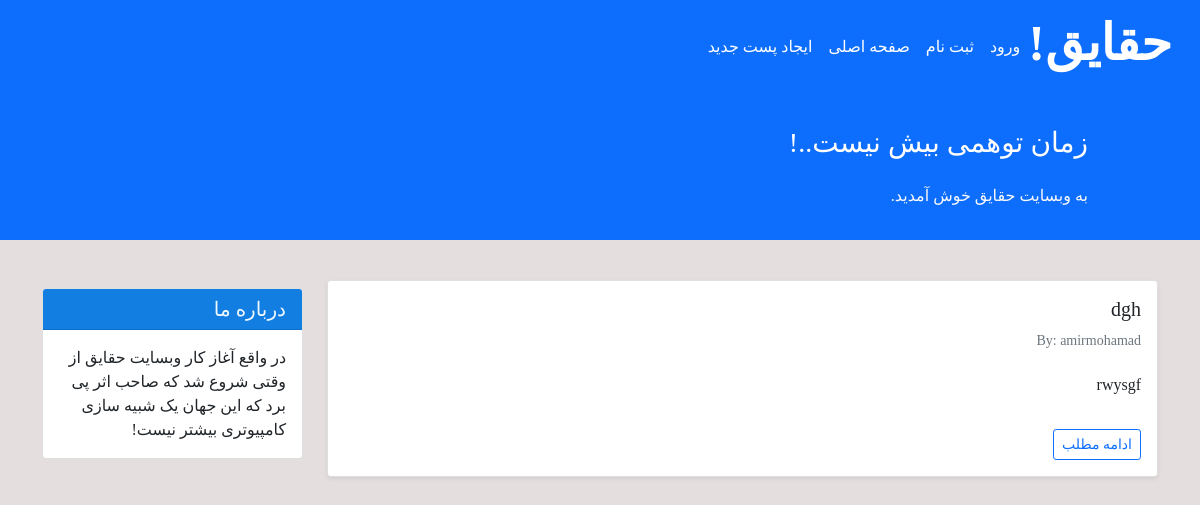
The app's page /, older data.
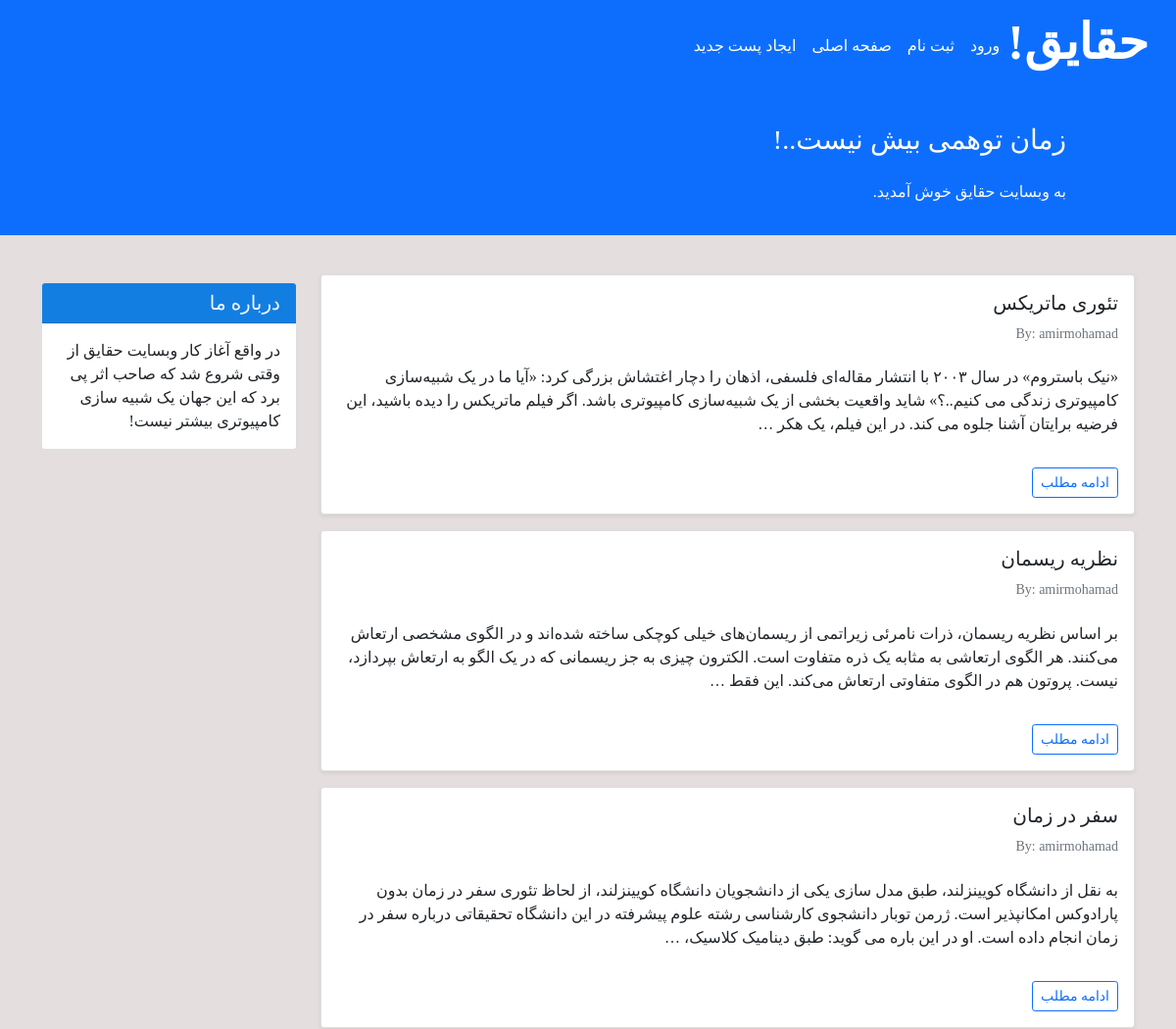
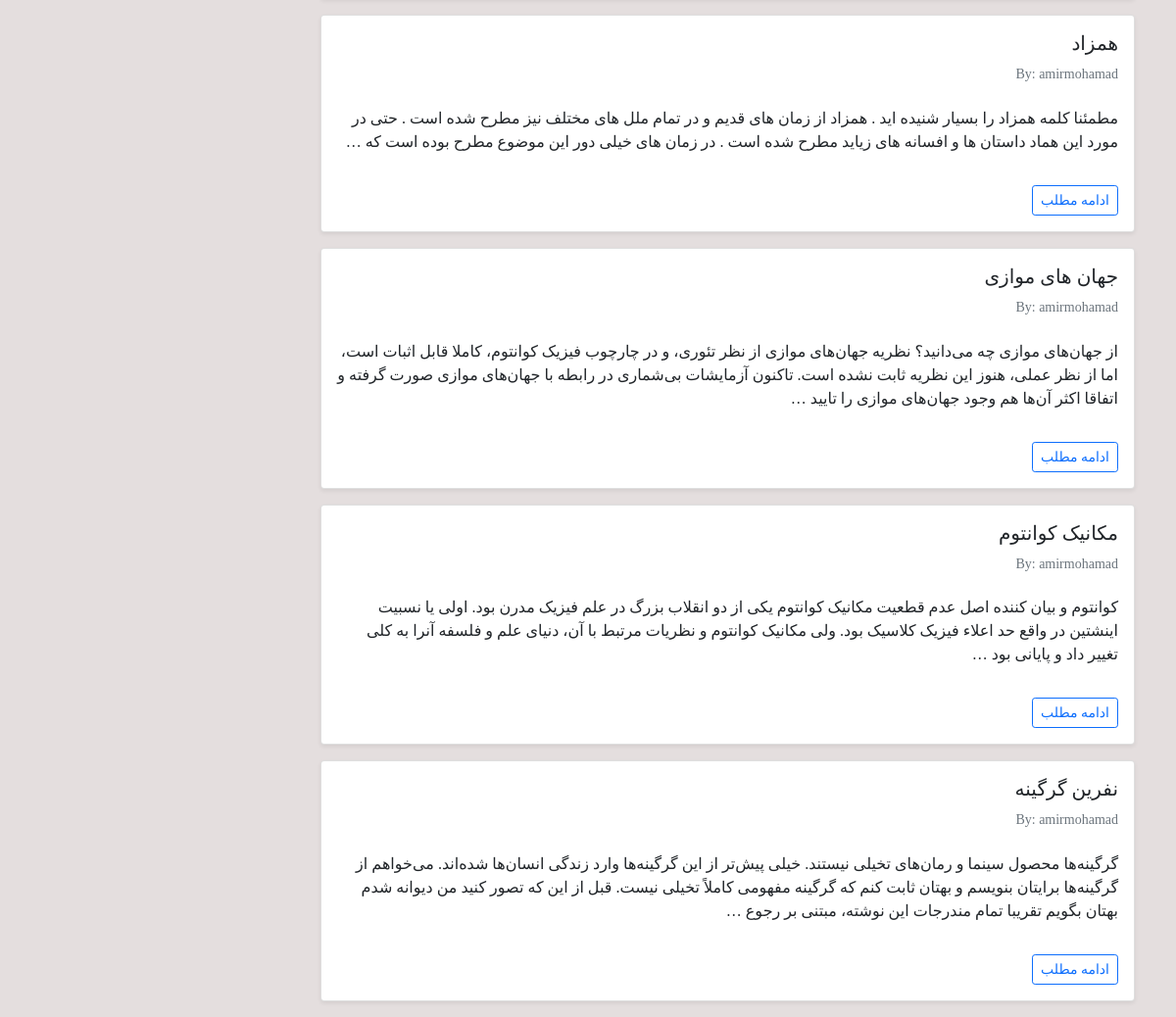
The same page, newer data (2 pictures, top to bottom).
### theory/models.py (models this page shows, shortened)
class Post(models.Model):
    STATUS_CHOICES=(
        ('pub', 'Published'),
        ('drf', 'Draft'),
    )
    title=models.CharField(max_length=100)
    text=models.TextField()
    author=models.ForeignKey('auth.User', on_delete=models.CASCADE)
    datetime_created=models.DateTimeField(auto_now_add=True)
    datetime_modified=models.DateTimeField(auto_now=True)
    status=models.CharField(choices=STATUS_CHOICES, max_length=3)

### theory/views.py (the view)
# urls.py: path('',views.PostListView.as_view(), name='post_list'),
class PostListView(generic.ListView):
    template_name = 'theory/post_list.html'
    context_object_name = 'post_list'
    def get_queryset(self):
        return Post.objects.filter(status='pub').order_by('-datetime_modified')

### theory/templates/theory/post_list.html (shortened to what this page needs)
{% extends '_base.html' %}
{% block content %}
    <div class="container mt-4">
        <div class="row">
            <div class="col-9">
                {% for post in post_list %}
                    <div class="card shadow-sm my-3">
                        <div class="card-body">
                            <h5 class="card-title">{{ post.title }}</h5>
                            <h6 class="card-subtitle md-2 text-muted small py-2">By: {{ post.author }}</h6>
                            <p class="card-text py-3">
                                {{ post.text|truncatewords:50 }}
                            </p>
                            <a href="{% url 'post_detail' post.id %}" class="btn btn-sm btn-outline-primary">ادامه مطلب</a>
                        </div>
                    </div>
                {% endfor %}
            </div>
            <div class="col-3">
                <div class="card my-4">
                    <h5 class="card-header" style="background-color: rgb(19, 126, 226); color: rgb(240, 248, 255);">درباره ما</h5>
                    <div class="card-body">
                        <p class="card-text">در واقع آغاز کار وبسایت حقایق از وقتی شروع شد که صاحب اثر پی برد که این جهان یک شبیه سازی کامپیوتری بیشتر نیست!</p>
                    </div>
                </div>
            </div>
        </div>
    </div>
{% endblock content %}

### templates/_base.html (shortened to what this page needs)
<!doctype html>
<html dir="rtl">
<head>
    <link href="https://cdn.jsdelivr.net/npm/bootstrap@5.1.3/dist/css/bootstrap.min.css" rel="stylesheet"
>
</head>
<body style="background-color: rgb(228, 222, 222);">
<nav class="navbar navbar-expand-lg navbar-dark bg-primary">
    <div class="container-fluid">
        <a class="navbar-brand" href="/"><h1><b style="font-size: 50px;">حقایق!</b></h1></a>
        <div class="collapse navbar-collapse" id="navbarNavAltMarkup">
            <div class="navbar-nav">
                <a class="nav-link active" aria-current="page" href="#">ورود</a>
                <a class="nav-link active" aria-current="page" href="#">ثبت نام</a>
                <a class="nav-link active" aria-current="page" href="/">صفحه اصلی</a>
                <a class="nav-link active" aria-current="page" href="{% url 'post_create' %}">ایجاد پست جدید</a>
            </div>
        </div>
    </div>
</nav>
<div class="container-fluid bg-primary">
    <div class="row py-3">
        <div class="col-md-8 col-md-10 mx-auto" style="color: rgb(12, 12, 12);">
            <h3 class="my-4 mt-3 text-white">زمان توهمی بیش نیست..!</h3>
            <p class="text-light">به وبسایت حقایق خوش آمدید.</p>
        </div>
    </div>
</div>
{% block content %}
{% endblock %}
</body>
</html>

### templates/_base.html (style rules this page uses)
body { font-family: 'Irancell' !important; }

Row changes from the older to the newer data that the page shows:
removed Post: title "dgh", author "amirmohamad", text "rwysgf"
added Post: title "تئوری ماتریکس", author "amirmohamad", text "«نیک باستروم» در سال ۲۰۰۳ با انتشار مقاله‌ای فلسفی، اذهان را دچار اغتشاش بزرگی کرد: «آیا ما در یک شبیه‌سازی کامپیوتری زندگی می کنیم..؟» شاید واقعیت بخشی از یک شبیه‌سازی کامپیوتری باشد. اگر فیلم ماتریکس را دیده باشید، این فرضیه برایتان آشنا جلوه می کند. در این فیلم، یک هکر …"
added Post: title "نظریه ریسمان", author "amirmohamad", text "بر اساس نظریه ریسمان، ذرات نامرئی زیراتمی از ریسمان‌های خیلی کوچکی ساخته‌ شده‌اند و در الگوی مشخصی ارتعاش می‌کنند. هر الگوی ارتعاشی به مثابه یک ذره متفاوت است. الکترون چیزی به جز ریسمانی که در یک الگو به ارتعاش بپردازد، نیست. پروتون هم در الگوی متفاوتی ارتعاش می‌کند. این فقط …"
added Post: title "سفر در زمان", author "amirmohamad", text "به نقل از دانشگاه کویینزلند، طبق مدل سازی یکی از دانشجویان دانشگاه کویینزلند، از لحاظ تئوری سفر در زمان بدون پارادوکس امکانپذیر است. ژرمن توبار دانشجوی کارشناسی رشته علوم پیشرفته در این دانشگاه تحقیقاتی درباره سفر در زمان انجام داده است. او در این باره می گوید: طبق دینامیک کلاسیک، …"
added Post: title "همزاد", author "amirmohamad", text "مطمئنا کلمه همزاد را بسیار شنیده اید . همزاد از زمان های قدیم و در تمام ملل های مختلف نیز مطرح شده است . حتی در مورد این هماد داستان ها و افسانه های زیاید مطرح شده است . در زمان های خیلی دور این موضوع مطرح بوده است که …"
added Post: title "جهان های موازی", author "amirmohamad", text "از جهان‌های موازی چه می‌دانید؟ نظریه جهان‌های موازی از نظر تئوری، و در چارچوب فیزیک کوانتوم، کاملا قابل اثبات است، اما از نظر عملی، هنوز این نظریه ثابت نشده است. تاکنون آزمایشات بی‌شماری در رابطه با جهان‌های موازی صورت گرفته و اتفاقا اکثر آن‌ها هم وجود جهان‌های موازی را تایید …"
added Post: title "مکانیک کوانتوم", author "amirmohamad", text "کوانتوم و بیان کننده اصل عدم قطعیت مکانیک کوانتوم یکی از دو انقلاب بزرگ در علم فیزیک مدرن بود. اولی یا نسبیت اینشتین در واقع حد اعلاء فیزیک کلاسیک بود. ولی مکانیک کوانتوم و نظریات مرتبط با آن، دنیای علم و فلسفه آنرا به کلی تغییر داد و پایانی بود …"
added Post: title "نفرین گرگینه", author "amirmohamad", text "گرگینه‌ها محصول سینما و رمان‌های تخیلی نیستند. خیلی پیش‌تر از این گرگینه‌ها وارد زندگی‌ انسان‌ها شده‌اند. می‌خواهم از گرگینه‌ها برایتان بنویسم و بهتان ثابت کنم که گرگینه مفهومی کاملاً تخیلی نیست. قبل از این که تصور کنید من دیوانه شدم بهتان بگویم تقریبا تمام مندرجات این نوشته، مبتنی بر رجوع …"
